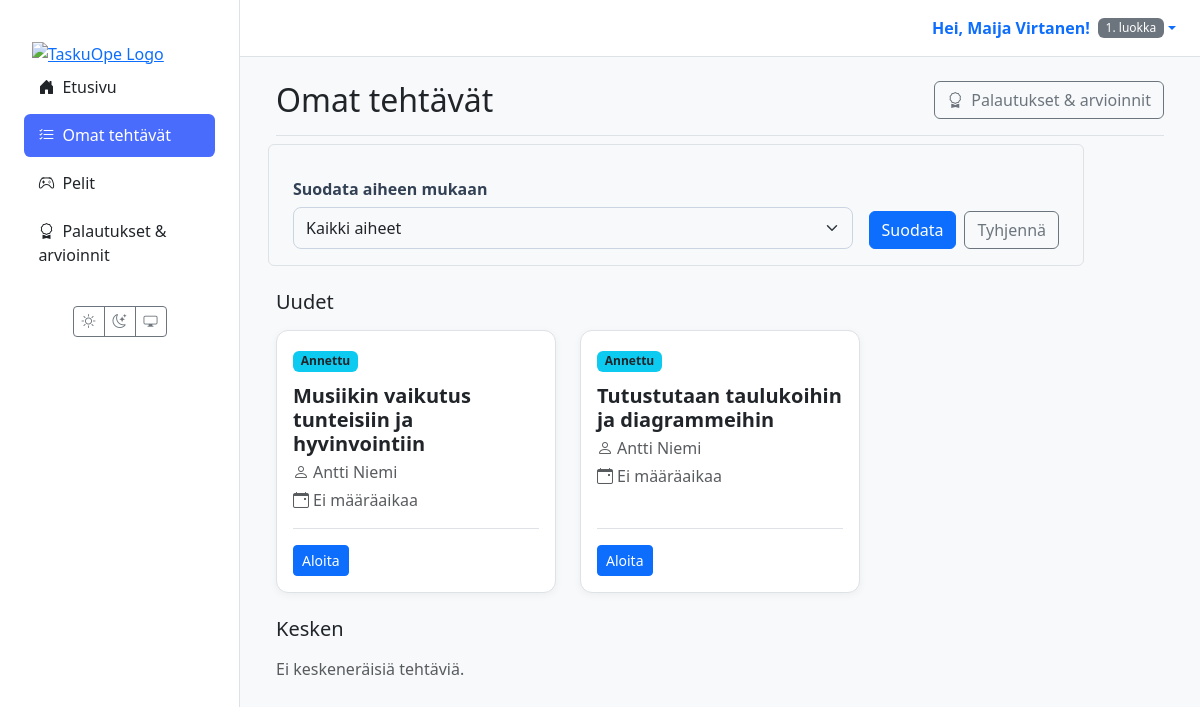
The page /oppilas/tehtavat/ (signed in) on the database its author committed.
### users/models.py (models this page shows, shortened)
class CustomUser(AbstractUser):
    class Role(models.TextChoices):
        TEACHER = 'TEACHER', 'Teacher'
        STUDENT = 'STUDENT', 'Student'
    role = models.CharField(max_length=50, choices=Role.choices, default=Role.STUDENT)
    grade_class = models.PositiveSmallIntegerField(
        verbose_name="Luokka-aste",
        null=True,
        blank=True,
        choices=[(i, f"{i}. luokka") for i in range(1, 7)]
    )
    profile_image = models.ImageField(
        verbose_name="Profiilikuva",
        upload_to='profile_pics/',
        null=True,
        blank=True
    )

### materials/models.py (models this page shows, shortened)
class Assignment(models.Model):
    class Status(models.TextChoices):
        ASSIGNED = "ASSIGNED", _("Annettu")
        IN_PROGRESS = "IN_PROGRESS", _("Kesken")
        SUBMITTED = "SUBMITTED", _("Palautettu")
        GRADED = "GRADED", _("Arvioitu")
    id = models.UUIDField(primary_key=True, default=uuid.uuid4, editable=False)
    material = models.ForeignKey(Material, on_delete=models.CASCADE, verbose_name=_("Materiaali"))
    student = models.ForeignKey(
        settings.AUTH_USER_MODEL,
        related_name='assignments',
        on_delete=models.CASCADE,
        limit_choices_to={'role': 'STUDENT'},
        verbose_name=_("Oppilas"),
    )
    assigned_by = models.ForeignKey(
        settings.AUTH_USER_MODEL,
        related_name='assigned_tasks',
        on_delete=models.CASCADE,
        limit_choices_to={'role': 'TEACHER'},
        verbose_name=_("Antanut opettaja"),
    )
    due_at = models.DateTimeField(null=True, blank=True, verbose_name=_("Määräaika"))
    status = models.CharField(max_length=20, choices=Status.choices, default=Status.ASSIGNED, verbose_name=_("Tila"))
    draft_response = models.TextField(blank=True, null=True, verbose_name=_("Luonnosvastaus"))
    created_at = models.DateTimeField(auto_now_add=True, verbose_name=_("Luotu"))
    class Meta:
        constraints = [
            models.UniqueConstraint(fields=['material', 'student'], name='unique_assignment_per_student'),
        ]
        indexes = [
            models.Index(fields=['status']),
            models.Index(fields=['due_at']),
            models.Index(fields=['student']),
            models.Index(fields=['assigned_by']),
        ]
        verbose_name = _("Tehtävänanto")
        verbose_name_plural = _("Tehtävänannot")

class Material(models.Model):
    class MaterialType(models.TextChoices):
        TASK = 'tehtävä', _('Tehtävä')
        LEARNING_MATERIAL = 'oppimateriaali', _('Oppimateriaali')
        TEST = 'testi', _('Testi')
        EXAM = 'koe', _('Koe')
        GAME = 'peli', _('Peli')
    class Status(models.TextChoices):
        DRAFT = 'DRAFT', _('Luonnos')
        PENDING_APPROVAL = 'PENDING', _('Odottaa hyväksyntää')
        APPROVED = 'APPROVED', _('Hyväksytty')
        REJECTED = 'REJECTED', _('Hylätty')
    GRADE_CHOICES = [(str(i), f"{i}. luokka") for i in range(1, 7)]
    id = models.UUIDField(primary_key=True, default=uuid.uuid4, editable=False)
    title = models.CharField(max_length=255, verbose_name=_("Otsikko"))
    content = models.TextField(
        verbose_name=_("Sisältö"),
        help_text=_("Raakasisältö, esim. AI:n tuottama teksti.")
    )
    structured_content = models.JSONField(
        null=True,
        blank=True,
        verbose_name=_("Jäsennelty sisältö"),
        help_text=_("Esim. monivalinnat tai tehtävän rakenne JSON-muodossa.")
    )
    material_type = models.CharField(
        max_length=50,
        choices=MaterialType.choices,
        default=MaterialType.TASK,
        verbose_name=_("Materiaalin tyyppi"),
    )
    subject = models.CharField(max_length=100, null=True, blank=True, verbose_name=_("Aine"))
    grade_level = models.CharField(
        max_length=20,
        choices=GRADE_CHOICES,
        null=True,
        blank=True,
        verbose_name=_("Luokka-aste"),
    )
    audience = models.JSONField(
        null=True,
        blank=True,
        verbose_name=_("Kohderyhmä"),
        help_text=_("Esim. {'learning_styles': ['visuaalinen'], 'languages': ['fi']}")
    )
    author = models.ForeignKey(
        settings.AUTH_USER_MODEL,
        related_name='authored_materials',
        on_delete=models.CASCADE,
        limit_choices_to={'role': 'TEACHER'},
        verbose_name=_("Tekijä (opettaja)"),
    )
    prompt = models.ForeignKey(
        Prompt,
        on_delete=models.SET_NULL,
        null=True,
        blank=True,
        verbose_name=_("Kehoite"),
    )
    status = models.CharField(
        max_length=50,
        choices=Status.choices,
        default=Status.DRAFT,
        verbose_name=_("Tila"),
    )
    version = models.IntegerField(default=1, verbose_name=_("Versio"))
    parent = models.ForeignKey(
        'self',
        on_delete=models.SET_NULL,
        null=True,
        blank=True,
        related_name='versions',
        verbose_name=_("Edellinen versio"),
    )
    created_at = models.DateTimeField(auto_now_add=True, verbose_name=_("Luotu"))
    updated_at = models.DateTimeField(auto_now=True, verbose_name=_("Päivitetty"))
    class Meta:
        verbose_name = _("Materiaali")
        verbose_name_plural = _("Materiaalit")

### materials/views/student.py (the view)
# urls.py: path("oppilas/tehtavat/", views.student_assignments_view, name="student_assignments"),
@login_required(login_url='kirjaudu')
def student_assignments_view(request):
    user = request.user
    if user.role != 'STUDENT':
        return redirect('dashboard')
    selected_status = request.GET.get('status', '')
    selected_subject = request.GET.get('subject', '')
    qs = Assignment.objects.select_related('material', 'assigned_by').filter(
        student=user
    ).exclude(
        status='GRADED',  # Piilota suoritetut pelit
        material__material_type='peli'  # Vain pelit piilotetaan
    )
    subjects = qs.exclude(material__subject__isnull=True).exclude(material__subject='').values_list('material__subject', flat=True).distinct().order_by('material__subject')
    if selected_status:
        qs = qs.filter(status=selected_status)
    if selected_subject:
        qs = qs.filter(material__subject=selected_subject)
    ctx = {
        "assigned": qs.filter(status="ASSIGNED"),
        "in_progress": qs.filter(status="IN_PROGRESS"),
        "submitted": qs.filter(status__in=["SUBMITTED"]),  # GRADED ei enää mukana
        "subjects": subjects,
        "selected_subject": selected_subject,
        "selected_status": selected_status,
        "now": timezone.now(),
    }
    return render(request, 'student/assignments.html', ctx)

### templates/student/assignments.html (shortened to what this page needs)
{% extends 'partials/base.html' %}
{% block content %}
<div class="container-fluid">
  <div class="d-flex justify-content-between align-items-center mb-4 border-bottom pb-3">
    <h1 class="h2 mb-0">Omat tehtävät</h1>
    <a href="{% url 'student_grades' %}" class="btn btn-outline-secondary">
      <i class="bi bi-award me-1"></i> Palautukset & arvioinnit
    </a>
  </div>
  <div style="max-width: 800px;" class="mb-4">
    <form method="get" class="row g-3 align-items-end p-3 rounded border">
      <div class="col-md">
        <label for="subject-filter" class="form-label fw-bold">Suodata aiheen mukaan</label>
        <select name="subject" id="subject-filter" class="form-select">
          <option value="">Kaikki aiheet</option>
        </select>
      </div>
      <div class="col-md-auto">
        <div class="d-flex gap-2">
          <button type="submit" class="btn btn-primary">Suodata</button>
          <a href="{% url 'material_list' %}" class="btn btn-outline-secondary">Tyhjennä</a>
        </div>
      </div>
    </form>
  </div>
  <section class="mb-4">
    <h2 class="h5 mb-3">Uudet</h2>
    <div class="row row-cols-1 row-cols-md-2 row-cols-xl-3 g-4">
      {% for a in assigned %}
        <div class="col">
          <article class="card material-card h-100">
            <div class="card-body d-flex flex-column">
              <div class="mb-2">
                <span class="badge bg-info text-dark">Annettu</span>
              </div>
              <h5 class="card-title mt-1">{{ a.material.title }}</h5>
              <p class="card-subtitle mb-2 text-muted">
                <i class="bi bi-person me-1"></i>{{ a.assigned_by.get_full_name|default:a.assigned_by.username }}
              </p>
              <p class="card-subtitle mb-3 text-muted">
                <i class="bi bi-calendar-event me-1"></i>{{ a.due_at|date:"d.m.Y H:i"|default:"Ei määräaikaa" }}
              </p>
              <div class="card-actions mt-auto pt-3">
                <a href="{% url 'assignment_detail' assignment_id=a.id %}" class="btn btn-sm btn-primary">Aloita</a>
              </div>
            </div>
          </article>
        </div>
      {% empty %}
        <div class="col-12 text-muted">Ei uusia tehtäviä.</div>
      {% endfor %}
    </div>
  </section>
  <section class="mb-4">
    <h2 class="h5 mb-3">Kesken</h2>
    <div class="row row-cols-1 row-cols-md-2 row-cols-xl-3 g-4">
      {% for a in in_progress %}
        <div class="col">
          <article class="card material-card h-100">
            <div class="card-body d-flex flex-column">
                <div class="mb-2">
                  <span class="badge bg-warning text-dark">Kesken</span>
                </div>
                <h5 class="card-title mt-1">{{ a.material.title }}</h5>
                <p class="card-subtitle mb-2 text-muted">
                  <i class="bi bi-person me-1"></i>{{ a.assigned_by.get_full_name|default:a.assigned_by.username }}
                </p>
                <p class="card-subtitle mb-3 text-muted">
                  <i class="bi bi-calendar-event me-1"></i>{{ a.due_at|date:"d.m.Y H:i"|default:"Ei määräaikaa" }}
                </p>
                <div class="card-actions mt-auto pt-3">
                  <a href="{% url 'assignment_detail' assignment_id=a.id %}" class="btn btn-sm btn-primary">Jatka</a>
                </div>
            </div>
          </article>
        </div>
      {% empty %}
        <div class="col-12 text-muted">Ei keskeneräisiä tehtäviä.</div>
      {% endfor %}
    </div>
  </section>
</div>
{% endblock %}

### templates/partials/base.html (shortened to what this page needs)
{% load static %}
<!DOCTYPE html>
<html lang="fi" data-bs-theme="light">
<head>
  <link href="https://cdn.jsdelivr.net/npm/bootstrap@5.3.2/dist/css/bootstrap.min.css" rel="stylesheet">
  <link rel="stylesheet" href="https://cdn.jsdelivr.net/npm/bootstrap-icons@1.11.3/font/bootstrap-icons.min.css">
  <link rel="stylesheet" href="{% static 'css/style.css' %}">
</head>
<body>
  <div class="main-layout-container">
    <aside class="sidebar d-none d-lg-flex flex-column">
      <div class="flex-column w-100">
        <a href="{% url 'dashboard' %}" class="px-3 pt-3 d-block"><img src="{% static 'images/logo1.png' %}" alt="TaskuOpe Logo" class="img-fluid"></a>
        {% with nm=request.resolver_match.url_name %}
        <nav class="nav nav-pills flex-column mb-4 px-2">
          <a href="{% url 'dashboard' %}" class="nav-link {% if nm == 'dashboard' %}active{% endif %}"><i class="bi bi-house-door-fill me-2"></i>Etusivu</a>
          {% if request.user.is_authenticated and request.user.role == 'STUDENT' %}
            <a href="{% url 'student_assignments' %}" class="nav-link {% if nm == 'student_assignments' %}active{% endif %}"><i class="bi bi-list-check me-2"></i>Omat tehtävät</a>
            <a href="{% url 'student_games' %}" class="nav-link {% if nm == 'student_games' %}active{% endif %}"><i class="bi bi-controller me-2"></i>Pelit</a>
            <a href="{% url 'student_grades' %}" class="nav-link {% if nm == 'student_grades' %}active{% endif %}"><i class="bi bi-award me-2"></i>Palautukset & arvioinnit</a>
          {% endif %}
        </nav>
        {% endwith %}
        <div class="mt-auto text-center pb-3">
          <div class="btn-group"><button id="theme-light" class="btn btn-outline-secondary btn-sm"><i class="bi bi-sun"></i></button><button id="theme-dark" class="btn btn-outline-secondary btn-sm"><i class="bi bi-moon-stars"></i></button><button id="theme-system" class="btn btn-outline-secondary btn-sm"><i class="bi bi-display"></i></button></div>
        </div>
      </div>
    </aside>
    <div class="main-content-wrapper">
      <header class="main-header d-none d-lg-flex justify-content-end align-items-center px-4 py-3">
        <div class="dropdown">
          <a href="#" class="d-flex align-items-center text-decoration-none dropdown-toggle" data-bs-toggle="dropdown">
            <strong>Hei, {{ user.get_full_name|default:user.username }}!</strong>
            {% if user.is_authenticated and user.role == 'STUDENT' and user.grade_class %}<small class="ms-2 badge bg-secondary fw-normal">{{ user.get_grade_class_display }}</small>{% endif %}
          </a>
        </div>
      </header>
      <main class="page-content">
        {% block content %}{% endblock %}
      </main>
    </div>
  </div>
</body>
</html>

### TaskuOpe/static/css/style.css (style rules this page uses)
:root { --sidebar-width: 240px; }
[data-bs-theme="light"] { --bg-color: #f8f9fa; --card-bg-color: #ffffff; --text-color: #212529; --border-color: #dee2e6; --bs-body-bg: var(--bg-color); --bs-body-color: var(--text-color); --bs-border-color: var(--border-color); --bs-card-bg: var(--card-bg-color); }
html, body { height: 100%; overflow: hidden; }
.main-layout-container { display: flex; flex-direction: row; height: 100%; width: 100%; background-color: var(--bs-body-bg); }
.sidebar { width: var(--sidebar-width); flex-shrink: 0; height: 100vh; overflow-y: auto; background-color: var(--card-bg-color); border-right: 1px solid var(--border-color); padding: 1.5rem 1rem; }
.main-content-wrapper { flex-grow: 1; display: flex; flex-direction: column; height: 100vh; overflow: hidden; }
.main-header { flex-shrink: 0; background-color: var(--card-bg-color); border-bottom: 1px solid var(--border-color); padding: 0.75rem 1.5rem; }
.page-content { flex-grow: 1; overflow-y: auto; padding: 1.5rem; }
.sidebar .nav-link { color: var(--text-color); font-weight: 500; padding: 0.6rem 0.9rem; border-radius: 0.4rem; margin-bottom: 0.3rem; transition: background 0.2s; }
.sidebar .nav-link.active { background-color: #4a6cfd; color: #fff; }
.card-body, #markdown-preview { display: flow-root; }
#markdown-preview h1, .card-body h1, #markdown-preview h2, .card-body h2, #markdown-preview h3, .card-body h3, #markdown-preview h4, .card-body h4, #markdown-preview p, .card-body p, #markdown-preview ul, .card-body ul, #markdown-preview ol, .card-body ol, #markdown-preview blockquote, .card-body blockquote { margin-bottom: 1.25rem; }
.form-label { font-weight: 600; margin-bottom: 6px; color: #334155; }
.form-control, .form-select { border: 1px solid #cbd5e1; padding: 8px 12px; border-radius: 8px; transition: border-color 0.2s, box-shadow 0.2s; }
:root { --taskuope-font-sans: system-ui, -apple-system, "Segoe UI", Roboto, "Helvetica Neue", Arial, sans-serif; }
.material-card { border: 1px solid var(--border-color); border-radius: 0.75rem; box-shadow: 0 2px 8px rgba(0,0,0,0.05); transition: transform 0.2s ease, box-shadow 0.2s ease; background-color: var(--card-bg-color); }
.material-card .card-title { font-weight: 600; color: var(--text-color); }
.material-card .card-actions { border-top: 1px solid var(--border-color); display: flex; flex-wrap: wrap; gap: 0.5rem; align-items: center; }

### rows shown on the page
CustomUser: get_full_name "Maija Virtanen", grade_class "1. luokka"
Assignment: material "Musiikin vaikutus tunteisiin ja hyvinvointiin", assigned_by.get_full_name "Antti Niemi", due_at "Ei määräaikaa"
Assignment: material "Tutustutaan taulukoihin ja diagrammeihin", assigned_by.get_full_name "Antti Niemi", due_at "Ei määräaikaa"
